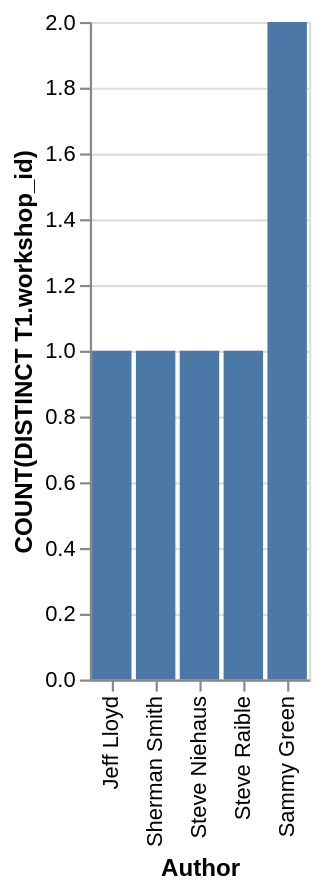

This figure's Vega-Lite source:
### Vega-Lite specification from a JSON file in a GitHub repository (floating-point values rounded to 4 significant figures)
{"data": {"values": [{"x_data": "Jeff Lloyd", "y_data": 1}, {"x_data": "Sherman Smith", "y_data": 1}, {"x_data": "Steve Niehaus", "y_data": 1}, {"x_data": "Steve Raible", "y_data": 1}, {"x_data": "Sammy Green", "y_data": 2}]}, "mark": "bar", "encoding": {"x": {"field": "x_data", "type": "nominal", "title": "Author", "sort": {"op": "sum", "field": "y_data", "order": "ascending"}}, "y": {"field": "y_data", "type": "quantitative", "title": "COUNT(DISTINCT T1.workshop_id)"}}}
